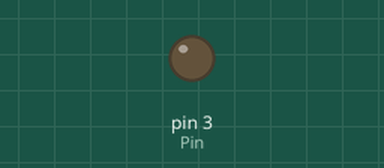
A sketch run on a simulated Arduino Uno, built with avr-gcc and run on an emulated ATmega328P. Shown: output pins drawn as LEDs (lit = HIGH).

Above: at 0.05 s.
At 2.05 s:
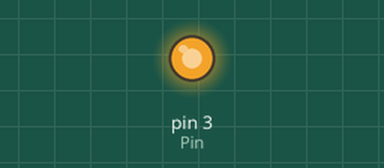
Timing chart, 0 to 8.4 s (numbered marks = the images above):
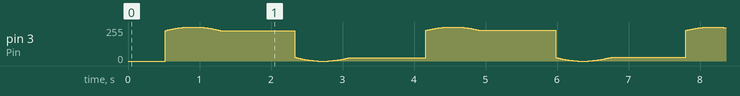

The sketch:

SineLED.ino
```cpp
/*

 Sine Wave LED
 Created 25 March 2015
 Based on code from http://forum.arduino.cc/index.php?topic=27475.0
 Credit to forum users raron and 875584189

*/

// PWM Pin that you connect the positive led leg to
// Dont forget to include your current limiting resistor
// Led is 2.2v @ 25mA and arduino supplies 5v, so I used
// a 120ohm resistor. Other leg goes to any GND pin.
int Pin = 3;

void setup() {
  // not really needed since we wont be using serial for communications
  Serial.begin(9600);

  //set the pin to output mode so we can light the led
  pinMode(Pin, OUTPUT);
}

void loop() {
  // Code to make the LED Pulse, must run as fast as possible to
  // avoid the led from pausing or stuttering
  float something = millis()/2000.0;

  //original code used: sin(something * 2.0 * PI)
  int value = 128 + 128 * sin(something * 1.1 * PI);

  //write value to pin
  analogWrite(Pin,value);
}
```
